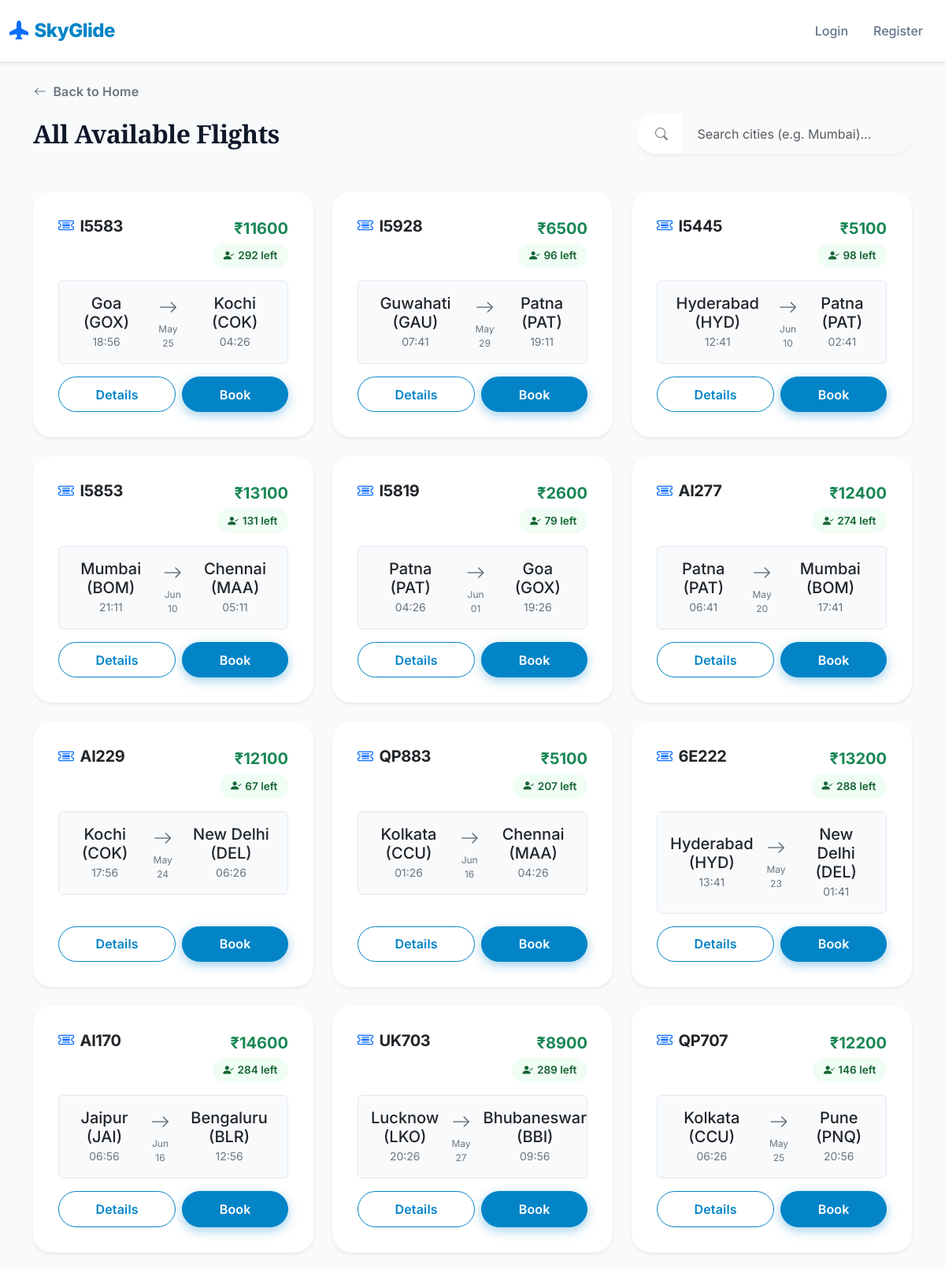
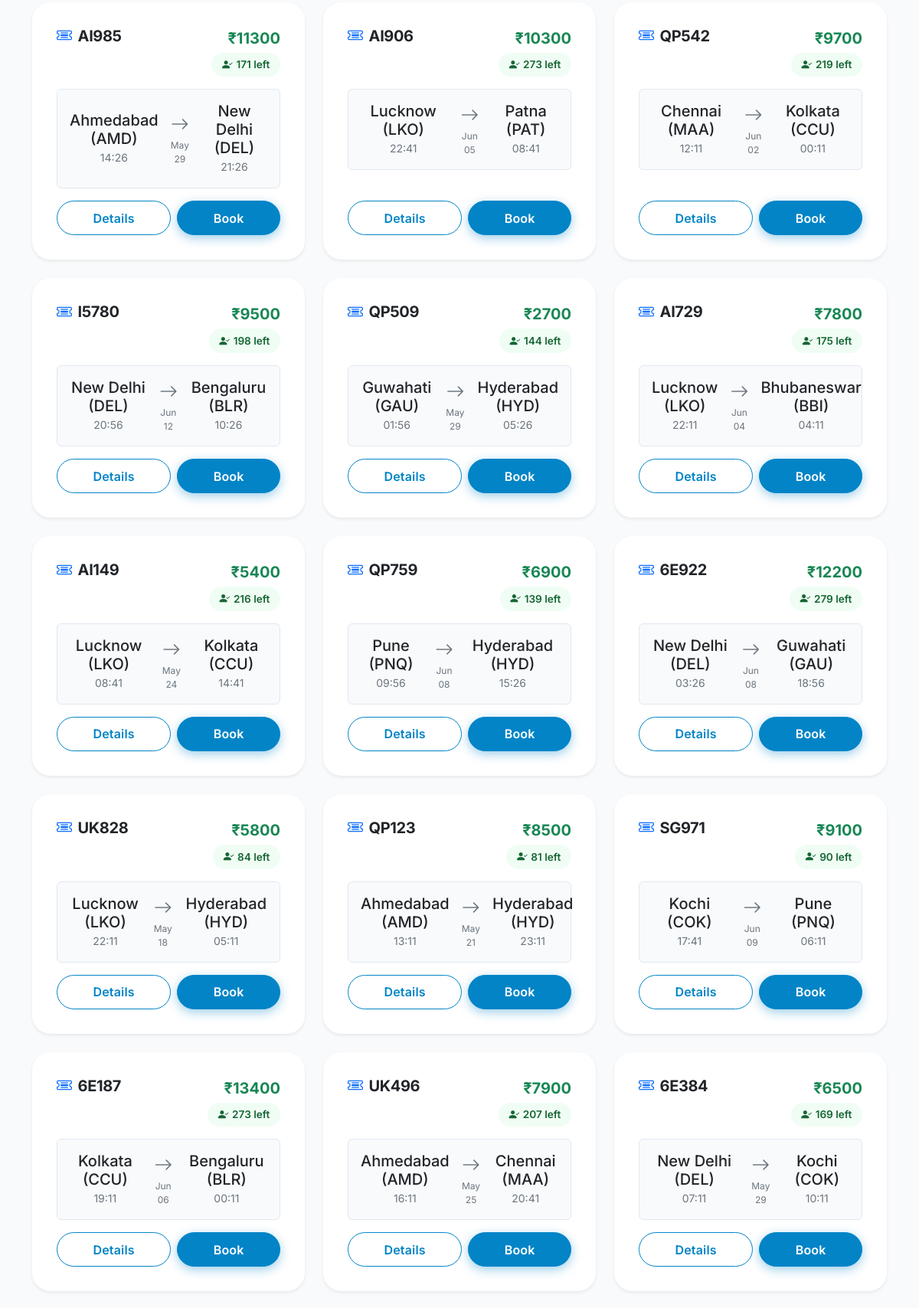
/all-flights/ (upper part), run on the app's committed database (2 pictures, top to bottom).
### reservation/models.py (models this page shows, shortened)
class Flight(models.Model):
    flight_number = models.CharField(max_length=10)
    origin = models.CharField(max_length=100)
    destination = models.CharField(max_length=100)
    departure_time = models.DateTimeField()
    arrival_time = models.DateTimeField()
    total_seats = models.PositiveIntegerField()
    available_seats = models.PositiveIntegerField(blank=True, null=True)
    price = models.DecimalField(max_digits=10, decimal_places=2, default=5000.00)

### reservation/views.py (the view)
# urls.py: path('all-flights/', views.all_flights, name='all_flights'),
def all_flights(request):
    flights = Flight.objects.all()
    return render(request, 'all_flights.html', {'flights': flights})

### templates/all_flights.html (shortened to what this page needs)
{% extends 'base.html' %}
{% block content %}
<div class="mb-5 fade-in">
    <a href="{% url 'home' %}" class="btn btn-link text-secondary p-0 mb-3 text-decoration-none">
        <i class="bi bi-arrow-left me-1"></i> Back to Home
    </a>
    <div class="d-flex justify-content-between align-items-center">
        <h2 class="serif-title mb-0">All Available Flights</h2>
        <div class="search-box" style="width: 350px;">
            <div class="input-group" style="box-shadow: 0 4px 6px -1px rgba(0,0,0,0.05); border-radius: 9999px; overflow: hidden;">
                <span class="input-group-text border-0 bg-white ps-4"><i class="bi bi-search text-secondary"></i></span>
                <input type="text" id="flightSearch" class="form-control border-0" placeholder="Search cities (e.g. Mumbai)..." style="box-shadow: none;">
            </div>
        </div>
    </div>
</div>
<div class="row g-4 fade-in delay-1" id="flightList">
    {% for flight in flights %}
    <div class="col-md-6 col-lg-4 flight-item" data-destination="{{ flight.destination|lower }}" data-origin="{{ flight.origin|lower }}">
        <div class="card h-100 shadow-sm border-0">
            <div class="card-body d-flex flex-column">
                <div class="d-flex justify-content-between align-items-start mb-3">
                    <h5 class="card-title m-0"><i class="bi bi-ticket-detailed text-primary me-2"></i>{{ flight.flight_number }}</h5>
                    <div class="text-end">
                        <div class="fs-5 fw-bold text-success mb-1">₹{{ flight.price|floatformat:"0" }}</div>
                        <span class="flight-status"><i class="bi bi-person-check-fill"></i> {{ flight.available_seats }} left</span>
                    </div>
                </div>
                <div class="d-flex align-items-center justify-content-between mb-3 flight-info-box p-3 rounded">
                    <div class="text-center">
                        <div class="h5 m-0">{{ flight.origin }}</div>
                        <small class="text-secondary">{{ flight.departure_time|date:"H:i" }}</small>
                    </div>
                    <div class="text-center flex-grow-1 px-3">
                        <i class="bi bi-arrow-right text-secondary fs-4"></i>
                        <div class="text-secondary" style="font-size: 0.75rem;">{{ flight.departure_time|date:"M d" }}</div>
                    </div>
                    <div class="text-center">
                        <div class="h5 m-0">{{ flight.destination }}</div>
                        <small class="text-secondary">{{ flight.arrival_time|date:"H:i" }}</small>
                    </div>
                </div>
                <div class="mt-auto d-flex gap-2">
                    <a href="{% url 'flight_detail' flight.id %}" class="btn btn-outline-primary flex-grow-1">Details</a>
                    <a href="{% url 'book_flight' flight.id %}" class="btn btn-primary flex-grow-1">Book</a>
                </div>
            </div>
        </div>
    </div>
    {% empty %}
    <div class="col-12 text-center py-5">
        <i class="bi bi-airplane text-secondary" style="font-size: 3rem;"></i>
        <p class="mt-3 text-secondary">No flights currently available.</p>
    </div>
    {% endfor %}
</div>
{% endblock %}

### static/css/styles.css (style rules this page uses)
:root { --bg-color: #f8fafc; --surface-color: #ffffff; --text-primary: #0f172a; --text-secondary: #64748b; --accent-color: #0284c7; --accent-hover: #0369a1; --border-color: #e2e8f0; --success-color: #10b981; --hero-gradient: linear-gradient(135deg, #e0f2fe 0%, #bae6fd 100%); }
body { font-family: 'Inter', sans-serif; background-color: var(--bg-color); color: var(--text-primary); -webkit-font-smoothing: antialiased; }
h1, h2, h3, h4, h5, h6 { font-weight: 700; color: var(--text-primary); letter-spacing: -0.02em; }
.serif-title { font-family: 'Playfair Display', serif; }
.card { background-color: var(--surface-color); border: 1px solid var(--border-color); border-radius: 1.5rem; overflow: hidden; transition: transform 0.3s cubic-bezier(0.4, 0, 0.2, 1), box-shadow 0.3s cubic-bezier(0.4, 0, 0.2, 1); box-shadow: 0 4px 6px -1px rgba(0, 0, 0, 0.05), 0 2px 4px -1px rgba(0, 0, 0, 0.03); }
.card-body { padding: 2rem; }
.btn { border-radius: 9999px; font-weight: 600; padding: 0.6rem 1.5rem; transition: all 0.2s ease; letter-spacing: 0.01em; }
.btn-primary { background-color: var(--accent-color); border-color: var(--accent-color); color: white; box-shadow: 0 4px 14px 0 rgba(2, 132, 199, 0.39); }
.btn-outline-primary { color: var(--accent-color); border-color: var(--accent-color); }
.form-control, .input-group-text { background-color: var(--bg-color); border: 1px solid var(--border-color); color: var(--text-primary); border-radius: 1rem; padding: 0.8rem 1.2rem; font-size: 1rem; }
.flight-info-box { background-color: var(--bg-color); border: 1px solid var(--border-color); border-radius: 1rem; padding: 1.5rem; }
.flight-status { background: #f0fdf4; color: #166534; padding: 0.35rem 0.85rem; border-radius: 9999px; font-size: 0.85rem; font-weight: 600; display: inline-flex; align-items: center; gap: 0.3rem; }
.fade-in { animation: fadeIn 0.6s cubic-bezier(0.16, 1, 0.3, 1) forwards; }
.delay-1 { animation-delay: 0.1s; }

### data on the page
Flight: flight_number "I5583", price "11600", available_seats "292", origin "Goa (GOX)", departure_time "18:56", departure_time "May 25", destination "Kochi (COK)", arrival_time "04:26"
Flight: flight_number "I5928", price "6500", available_seats "96", origin "Guwahati (GAU)", departure_time "07:41", departure_time "May 29", destination "Patna (PAT)", arrival_time "19:11"
Flight: flight_number "I5445", price "5100", available_seats "98", origin "Hyderabad (HYD)", departure_time "12:41", departure_time "Jun 10", destination "Patna (PAT)", arrival_time "02:41"
Flight: flight_number "I5853", price "13100", available_seats "131", origin "Mumbai (BOM)", departure_time "21:11", departure_time "Jun 10", destination "Chennai (MAA)", arrival_time "05:11"
Flight: flight_number "I5819", price "2600", available_seats "79", origin "Patna (PAT)", departure_time "04:26", departure_time "Jun 01", destination "Goa (GOX)", arrival_time "19:26"
Flight: flight_number "AI277", price "12400", available_seats "274", origin "Patna (PAT)", departure_time "06:41", departure_time "May 20", destination "Mumbai (BOM)", arrival_time "17:41"
Flight: flight_number "AI229", price "12100", available_seats "67", origin "Kochi (COK)", departure_time "17:56", departure_time "May 24", destination "New Delhi (DEL)", arrival_time "06:26"
Flight: flight_number "QP883", price "5100", available_seats "207", origin "Kolkata (CCU)", departure_time "01:26", departure_time "Jun 16", destination "Chennai (MAA)", arrival_time "04:26"
Flight: flight_number "6E222", price "13200", available_seats "288", origin "Hyderabad (HYD)", departure_time "13:41", departure_time "May 23", destination "New Delhi (DEL)", arrival_time "01:41"
Flight: flight_number "AI170", price "14600", available_seats "284", origin "Jaipur (JAI)", departure_time "06:56", departure_time "Jun 16", destination "Bengaluru (BLR)", arrival_time "12:56"
Flight: flight_number "UK703", price "8900", available_seats "289", origin "Lucknow (LKO)", departure_time "20:26", departure_time "May 27", destination "Bhubaneswar (BBI)", arrival_time "09:56"
Flight: flight_number "QP707", price "12200", available_seats "146", origin "Kolkata (CCU)", departure_time "06:26", departure_time "May 25", destination "Pune (PNQ)", arrival_time "20:56"
Flight: flight_number "AI985", price "11300", available_seats "171", origin "Ahmedabad (AMD)", departure_time "14:26", departure_time "May 29", destination "New Delhi (DEL)", arrival_time "21:26"
Flight: flight_number "AI906", price "10300", available_seats "273", origin "Lucknow (LKO)", departure_time "22:41", departure_time "Jun 05", destination "Patna (PAT)", arrival_time "08:41"
Flight: flight_number "QP542", price "9700", available_seats "219", origin "Chennai (MAA)", departure_time "12:11", departure_time "Jun 02", destination "Kolkata (CCU)", arrival_time "00:11"
Flight: flight_number "I5780", price "9500", available_seats "198", origin "New Delhi (DEL)", departure_time "20:56", departure_time "Jun 12", destination "Bengaluru (BLR)", arrival_time "10:26"
Flight: flight_number "QP509", price "2700", available_seats "144", origin "Guwahati (GAU)", departure_time "01:56", departure_time "May 29", destination "Hyderabad (HYD)", arrival_time "05:26"
Flight: flight_number "AI729", price "7800", available_seats "175", origin "Lucknow (LKO)", departure_time "22:11", departure_time "Jun 04", destination "Bhubaneswar (BBI)", arrival_time "04:11"
Flight: flight_number "AI149", price "5400", available_seats "216", origin "Lucknow (LKO)", departure_time "08:41", departure_time "May 24", destination "Kolkata (CCU)", arrival_time "14:41"
Flight: flight_number "QP759", price "6900", available_seats "139", origin "Pune (PNQ)", departure_time "09:56", departure_time "Jun 08", destination "Hyderabad (HYD)", arrival_time "15:26"
Flight: flight_number "6E922", price "12200", available_seats "279", origin "New Delhi (DEL)", departure_time "03:26", departure_time "Jun 08", destination "Guwahati (GAU)", arrival_time "18:56"
Flight: flight_number "UK828", price "5800", available_seats "84", origin "Lucknow (LKO)", departure_time "22:11", departure_time "May 18", destination "Hyderabad (HYD)", arrival_time "05:11"
Flight: flight_number "QP123", price "8500", available_seats "81", origin "Ahmedabad (AMD)", departure_time "13:11", departure_time "May 21", destination "Hyderabad (HYD)", arrival_time "23:11"
Flight: flight_number "SG971", price "9100", available_seats "90", origin "Kochi (COK)", departure_time "17:41", departure_time "Jun 09", destination "Pune (PNQ)", arrival_time "06:11"
Flight: flight_number "6E187", price "13400", available_seats "273", origin "Kolkata (CCU)", departure_time "19:11", departure_time "Jun 06", destination "Bengaluru (BLR)", arrival_time "00:11"
Flight: flight_number "UK496", price "7900", available_seats "207", origin "Ahmedabad (AMD)", departure_time "16:11", departure_time "May 25", destination "Chennai (MAA)", arrival_time "20:41"
Flight: flight_number "6E384", price "6500", available_seats "169", origin "New Delhi (DEL)", departure_time "07:11", departure_time "May 29", destination "Kochi (COK)", arrival_time "10:11"
